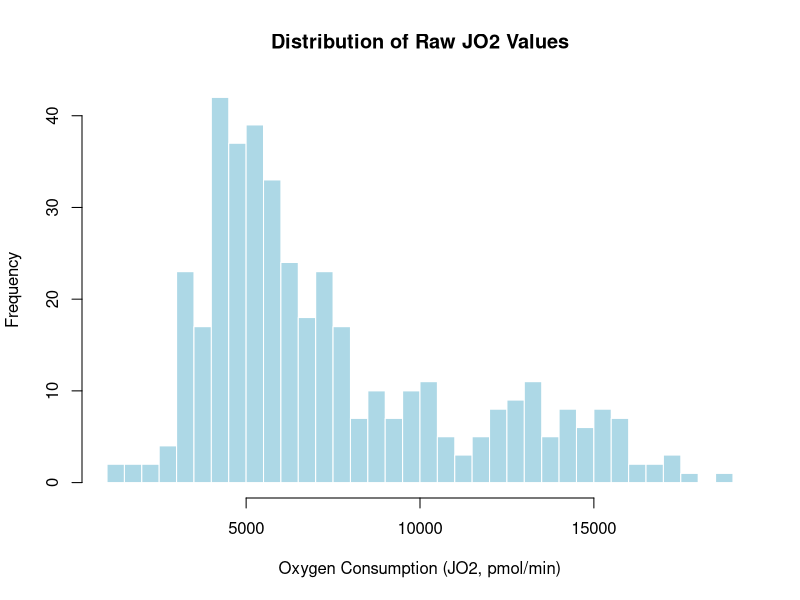
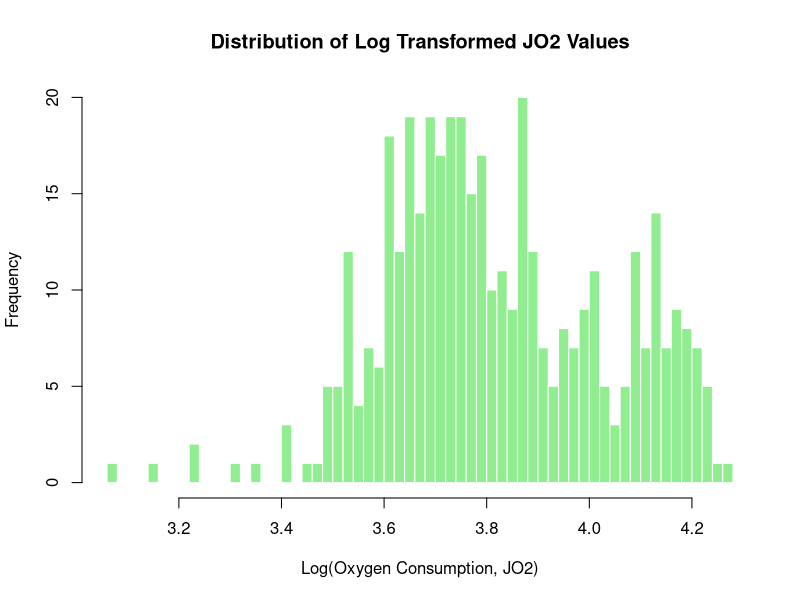
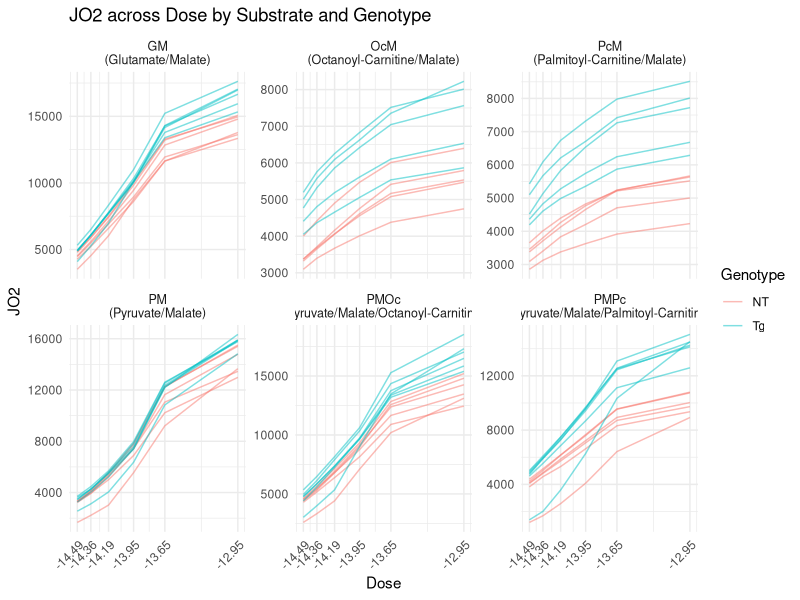
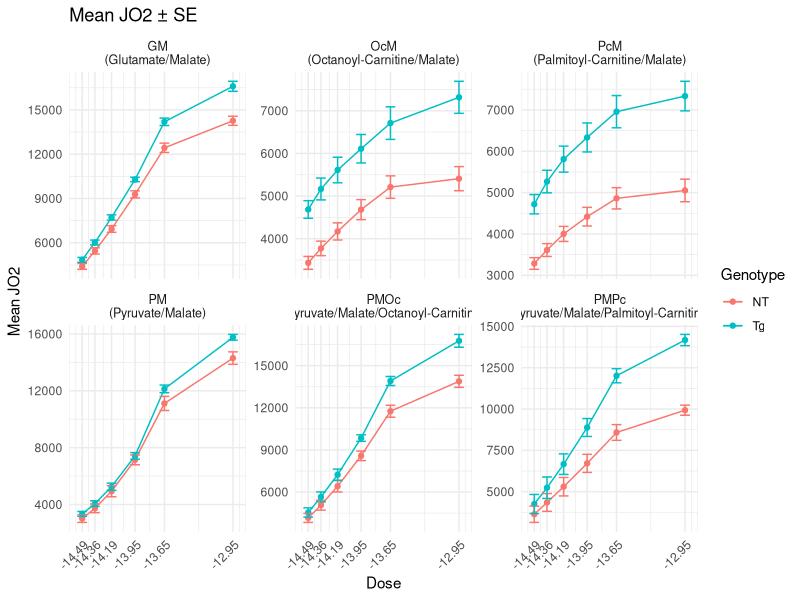
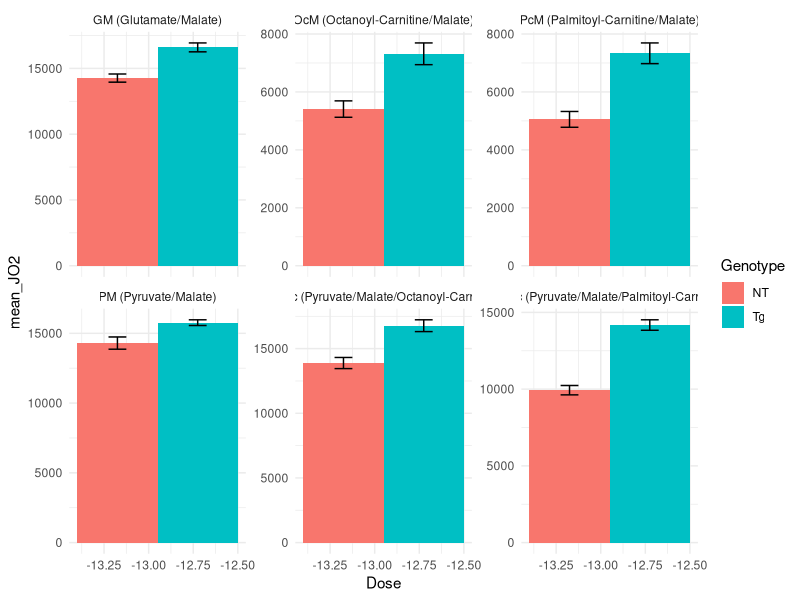
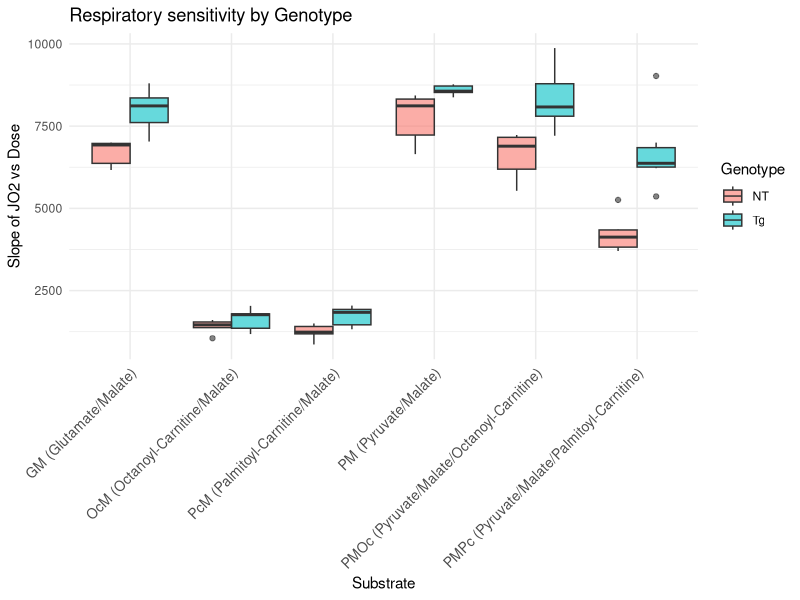
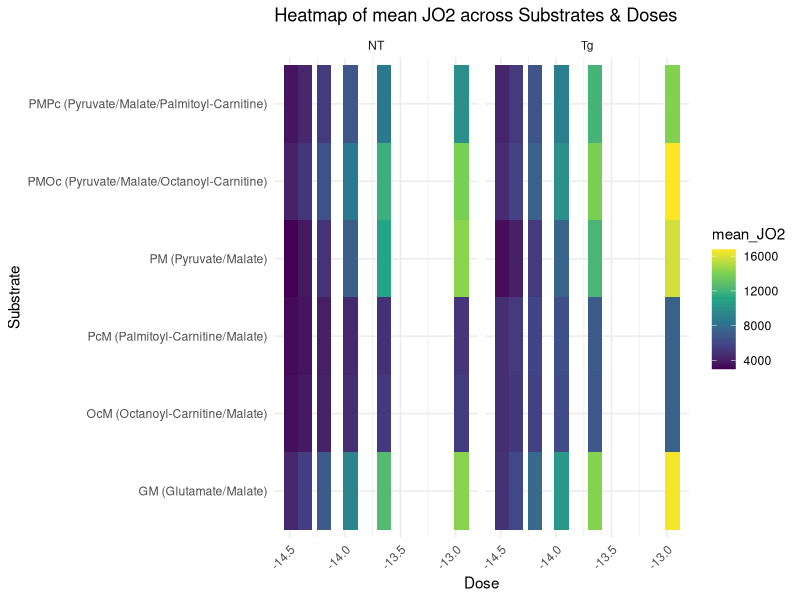

These figures' R source, in order:
## ---- chunk 1
# imports
library(readr)
library(tidyverse)
library(patchwork)
library(scales)
library(ggplot2)
library(dplyr)
library(tidyr)
library(stringr)
library(broom)
library(car)
library(lme4)
library(lmerTest)
## ---- chunk 2

raw <- read_csv("data/JO2.csv", col_names = FALSE, show_col_types = FALSE)

header1 <- as.character(unlist(raw[1, ]))  # substrates in row 1
header2 <- as.character(unlist(raw[2, ]))  # doses in row 2

sub <- header1
sub[1] <- "Subject"
for (i in 2:length(sub)) {
  if (is.na(sub[i]) || sub[i] == "") sub[i] <- sub[i - 1]
}

dose <- header2
dose[1] <- NA  # first col is Subject

new_names <- c("Subject", paste(sub[-1], dose[-1], sep = "_"))

dat <- raw[-c(1, 2), ]
names(dat) <- new_names
dat <- dat |> mutate(across(-Subject, ~ suppressWarnings(as.numeric(.))))

data_long <- dat |>
  pivot_longer(
    cols = -Subject,
    names_to = c("Substrate", "Dose"),
    names_sep = "_",
    values_to = "JO2"
  ) |>
  filter(Dose != "Basal") |>
  mutate(
    Genotype = if_else(str_detect(Subject, "^NT"), "NT", "Tg"),
    Dose_num = as.numeric(Dose), 
    Dose = factor(Dose,
                  levels = c("Basal", "-12.95","-13.65","-13.95","-14.19","-14.36","-14.49"),
                  ordered = TRUE)
  ) |>
  drop_na(JO2)   

## ---- chunk 3
glimpse(data_long)
## ---- chunk 4
#| label: histograms

# Raw JO2
hist(
  data_long$JO2,
  breaks = 60,
  main = "Distribution of Raw JO2 Values",
  xlab = "Oxygen Consumption (JO2, pmol/min)",
  ylab = "Frequency",
  col = "lightblue",
  border = "white"
)

# Log10-transformed JO2
hist(
  log10(data_long$JO2),
  breaks = 60,
  main = "Distribution of Log Transformed JO2 Values",
  xlab = "Log(Oxygen Consumption, JO2)",
  ylab = "Frequency",
  col = "lightgreen",
  border = "white"
)

data_long <- data_long |>
  mutate(logJO2 = log10(JO2))

## ---- chunk 5

# Keep Dose numeric
data_long <- data_long |>
  mutate(Dose = as.numeric(as.character(Dose)))

# Get all unique doses
all_doses <- sort(unique(data_long$Dose))

summary_data <- data_long |>
  group_by(Substrate, Genotype, Dose) |>
  summarise(
    mean_JO2 = mean(JO2, na.rm = TRUE),
    se = sd(JO2, na.rm = TRUE) / sqrt(n()),
    .groups = "drop"
  )

# Plot individual lines with exact dose labels
ggplot(data_long, aes(x = Dose, y = JO2, color = Genotype, group = Subject)) +
  geom_line(alpha = 0.5) +
  facet_wrap(~ Substrate, scales = "free_y", labeller = label_wrap_gen(width = 15)) +
  scale_x_continuous(breaks = all_doses) +  # show all doses exactly
  theme_minimal() +
  labs(title = "JO2 across Dose by Substrate and Genotype") +
  theme(
    axis.text.x = element_text(angle = 45, hjust = 1, size = 9),
    strip.text = element_text(size = 9)
  )

# Plot genotype means ± SE with exact dose labels
ggplot(summary_data, aes(Dose, mean_JO2, color = Genotype, group = Genotype)) +
  geom_line() + 
  geom_point() +
  geom_errorbar(aes(ymin = mean_JO2 - se, ymax = mean_JO2 + se), width = 0.1) +
  facet_wrap(~ Substrate, scales = "free_y", labeller = label_wrap_gen(width = 15)) +
  scale_x_continuous(breaks = all_doses) +  # show all doses exactly
  theme_minimal() +
  labs(title = "Mean JO2 ± SE", y = "Mean JO2") +
  theme(
    axis.text.x = element_text(angle = 45, hjust = 1, size = 9),
    strip.text = element_text(size = 9)
  )

## ---- chunk 6
data_long |>
  filter(Dose %in% c("Basal", "-12.95")) |>
  group_by(Genotype, Substrate, Dose) |>
  summarise(mean_JO2 = mean(JO2), se = sd(JO2)/sqrt(n()), .groups = "drop") |>
  ggplot(aes(x = Dose, y = mean_JO2, fill = Genotype)) +
  geom_col(position = position_dodge()) +
  geom_errorbar(aes(ymin = mean_JO2-se, ymax = mean_JO2+se),
                width = 0.2, position = position_dodge(0.9)) +
  facet_wrap(~Substrate, scales = "free_y") +
  theme_minimal()
## ---- chunk 7
slopes <- data_long |>
  group_by(Subject, Genotype, Substrate) |>
  do(tidy(lm(JO2 ~ Dose_num, data = .))) |>
  filter(term == "Dose_num")

ggplot(slopes, aes(x = Substrate, y = estimate, fill = Genotype)) +
  geom_boxplot(alpha = 0.6, position = position_dodge()) +
  theme_minimal() +
  labs(y = "Slope of JO2 vs Dose", title = "Respiratory sensitivity by Genotype") +
  theme(
    axis.text.x = element_text(angle = 45, hjust = 1, size = 10)  # rotate labels
  )
## ---- chunk 8
heat <- data_long |>
  group_by(Substrate, Dose, Genotype) |>
  summarise(mean_JO2 = mean(JO2), .groups = "drop")

ggplot(heat, aes(x = Dose, y = Substrate, fill = mean_JO2)) +
  geom_tile() +
  facet_wrap(~Genotype) +
  scale_fill_viridis_c() +
  theme_minimal() +
  labs(title = "Heatmap of mean JO2 across Substrates & Doses") +
  theme(
    axis.text.x = element_text(angle = 45, hjust = 1)  # rotate x labels
  )
## ---- chunk 9

# Linear model on raw JO2, ignoring subject correlation
lm_raw <- lm(JO2 ~ Substrate * Dose, data = data_long)

# Model summary
summary(lm_raw)

# ANOVA table (Type I by default)
anova(lm_raw)

# Type II/III sums of squares:
Anova(lm_raw, type = 2)  # Type II
Anova(lm_raw, type = 3)  # Type III

## ---- chunk 10
# Marginal (group-level) model: JO2 by genotype only
lm_marginal <- lm(JO2 ~ Genotype, data = data_long)

# Summary and ANOVA
summary(lm_marginal)
anova(lm_marginal)

# Multiple regression with genotype, substrate, dose, and interactions
lm_multi <- lm(JO2 ~ Genotype * Substrate * Dose, data = data_long)

# Type II/III ANOVA (from car package)
library(car)
Anova(lm_multi, type = 2)  # main effects after accounting for others
Anova(lm_multi, type = 3)  # tests each term with all interactions

## ---- chunk 11
# Mixed model: random intercept for each mouse
lmm <- lmer(JO2 ~ Genotype * Substrate * Dose + (1 | Subject), data = data_long)

# Summary
summary(lmm)

# Type II/III tests for fixed effects
anova(lmm, type = 3)  # Type III ANOVA table
